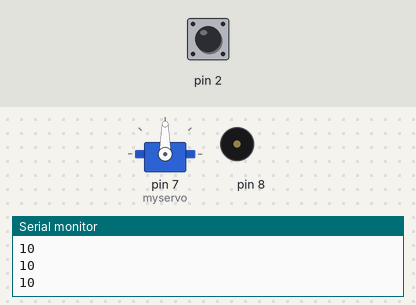
Recording of a sketch running on a simulated Arduino Uno, built with avr-gcc and run on an emulated ATmega328P. Shown: servo, buzzer (waves = sounding), the last lines printed to the serial monitor. The inputs (shaded band) are chosen by the test bench; at power-on: pin 2 HIGH.

Above: at 1.5 s.
1.6 s: pin 2 pulled LOW for 0.15 s
At 2.07 s:
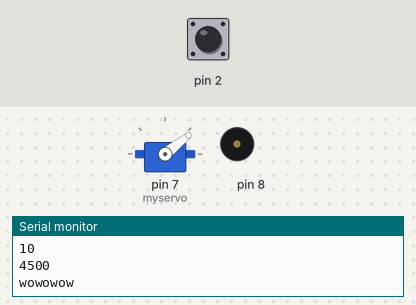
4.6 s: pin 2 pulled LOW for 1 s
At 7.1 s:
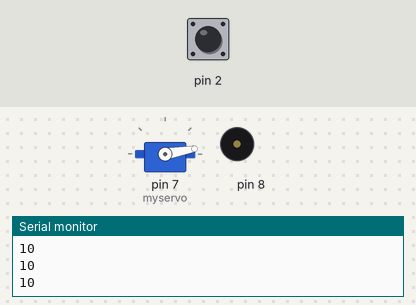
Timing chart, 0 to 8.6 s (numbered marks = the images above; inputs shaded):
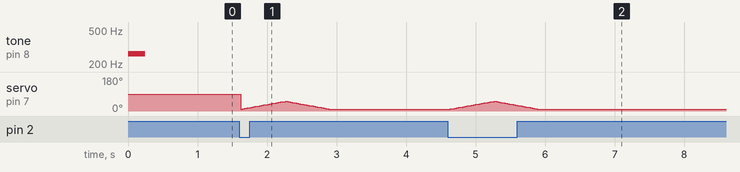

Measured:
- after the input at 4.6 s, servo on pin 7 (myservo): rises from 10° to 51° in 0.63 s, then falls to 10° in 0.62 s

The sketch:

CapacitiveSensor-mio.ino
```cpp
#include <CapacitiveSensor.h>
#include "pitches.h"
#include <Servo.h>

Servo myservo;  // create servo object to control a servo
// twelve servo objects can be created on most boards

int pos = 0;    // variable to store the servo position
int shake = 40;
int base = 10;

/*
 * CapitiveSense Library Demo Sketch
 * Paul Badger 2008
 * Uses a high value resistor e.g. 10M between send pin and receive pin
 * Resistor effects sensitivity, experiment with values, 50K - 50M. Larger resistor values yield larger sensor values.
 * Receive pin is the sensor pin - try different amounts of foil/metal on this pin
 */

CapacitiveSensor   cs_4_2 = CapacitiveSensor(3,2);        // 10M resistor between pins 4 & 2, pin 2 is sensor pin, add a wire and or foil if desired

const int buttonPin = 7;     // the number of the pushbutton pin
const int ledPin =  13;      // the number of the LED pin

// variables will change:
int buttonState = 0;         // variable for reading the pushbutton status

void setup()
{
   cs_4_2.set_CS_AutocaL_Millis(0xFFFFFFFF);     // turn off autocalibrate on channel 1 - just as an example

 /*
  // initialize the LED pin as an output:
  pinMode(ledPin, OUTPUT);
  // initialize the pushbutton pin as an input:
  pinMode(buttonPin, INPUT);
*/

   Serial.begin(9600);
   Serial.print("Setup\t");
   tone(8, NOTE_C4, 1000 / 4);
   delay(1.3 * 1000 / 4);
   noTone(8);

   // Servo
   myservo.attach(7);  // attaches the servo on pin 9 to the servo object
}

void loop()
{
    long start = millis();
    long total1 =  cs_4_2.capacitiveSensor(30);

    Serial.println(total1);                  // print sensor output 1

    delay(20);                             // arbitrary delay to limit data to serial port

    if(total1>=200){
      Serial.print("wowowow");
      for (pos = base; pos <= shake+base; pos += 1) { // goes from 0 degrees to 180 degrees
        // in steps of 1 degree
        myservo.write(pos);              // tell servo to go to position in variable 'pos'
        delay(15);// waits 15ms for the servo to reach the position
      }


      delay(30);                       // waits 15ms for the servo to reach the position

      for (pos; pos >= base; pos -= 1) { // goes from 0 degrees to 180 degrees
      // in steps of 1 degree
        myservo.write(pos);              // tell servo to go to position in variable 'pos'
        delay(15);// waits 15ms for the servo to reach the position
      }
      delay(30);

    }


}
```
